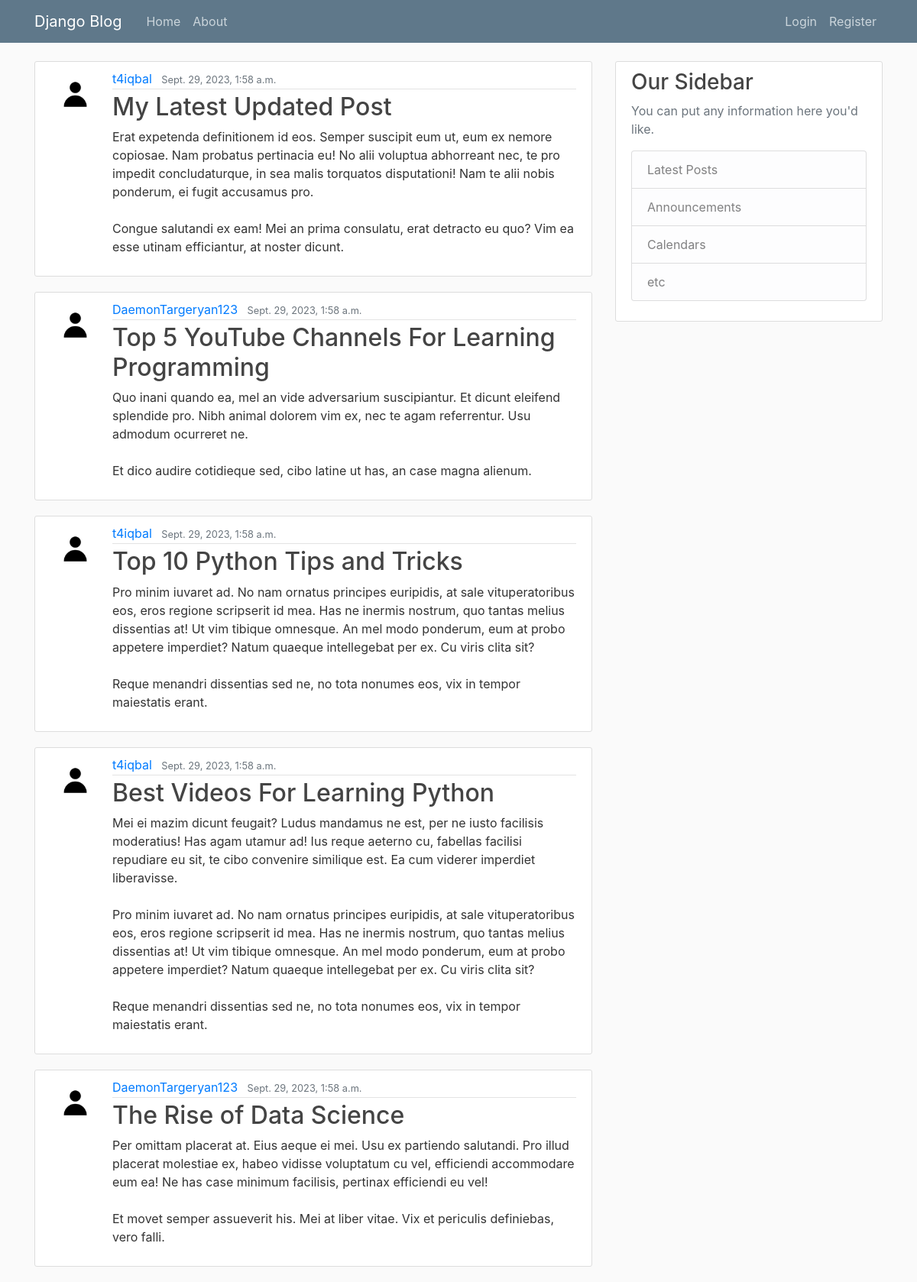
Before: / with the older database file.
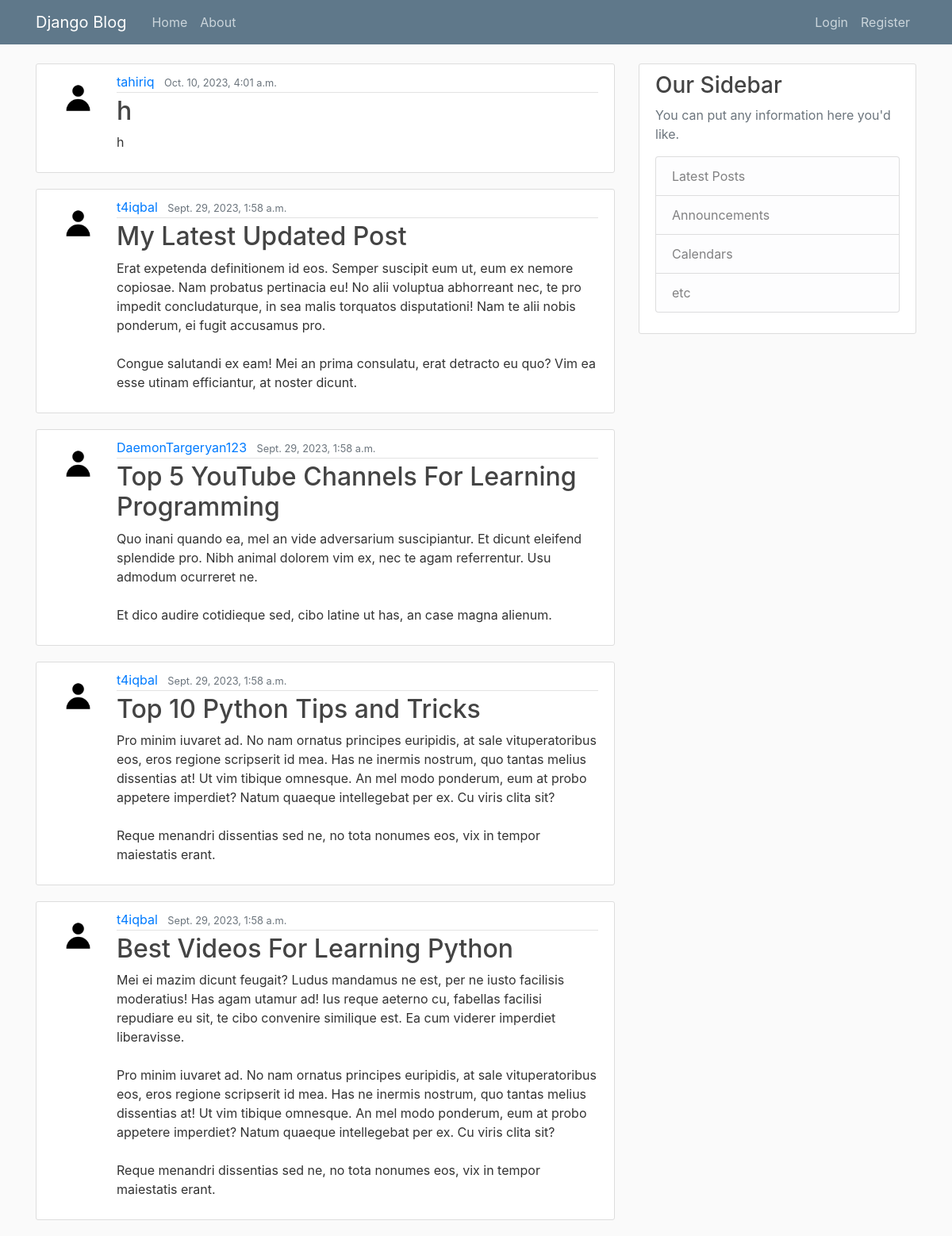
After: the same page with the newer database file.
### blog/models.py (models this page shows, shortened)
class Post(models.Model):
    title = models.CharField(max_length = 100)
    content = models.TextField()
    date_posted = models.DateTimeField(default = timezone.now)
    author = models.ForeignKey(User, on_delete = models.CASCADE)

### users/models.py (models this page shows, shortened)
class Profile(models.Model):
    user = models.OneToOneField(User, on_delete = models.CASCADE)
    image = models.ImageField(default = 'default-profile.jpg', upload_to = 'profile_pics')
    """
    def save(self, *args, **kwargs):
        super().save(*args, **kwargs)

        img = Image.open(self.image.path)

        if img.height > 300 or img.width > 300 :
            output_size = (300, 300)

            img.thumbnail(output_size)
            img.save(self.image.path)
            """

### blog/views.py (the view)
# urls.py: path('', PostListView.as_view(), name = 'blog-home' ),
class PostListView(ListView):
    model = Post
    template_name = 'blog/home.html'
    context_object_name = 'posts'
    ordering = ['-date_posted']
    paginate_by = 5

### blog/templates/blog/home.html
{% extends "blog/base.html" %}
{% block content %}
    {% for post in posts %}
    <article class="media content-section">
      <img class = "rounded-circle article-img" src = "{{post.author.profile.image.url}}">
        <div class="media-body">
          <div class="article-metadata">
            <a class="mr-2" href="#">{{ post.author }}</a>
            <small class="text-muted">{{ post.date_posted }}</small>
          </div>
          <h2><a class="article-title" href="{% url "post-detail" post.id %}">{{ post.title }}</a></h2>
          <p class="article-content">{{ post.content }}</p>
        </div>
      </article>
    {% endfor %}
{% endblock content %}

### blog/templates/blog/base.html (shortened to what this page needs)
{% load static %}
<!DOCTYPE html>
<html>
    <head>
        <link rel="stylesheet" href="https://cdn.jsdelivr.net/npm/bootstrap@4.0.0/dist/css/bootstrap.min.css">
        <link rel = "stylesheet" type= "text/css" href="{% static 'blog/main.css' %}" >
    </head>
    <body>
        <header class="site-header">
            <nav class="navbar navbar-expand-md navbar-dark bg-steel fixed-top">
              <div class="container">
                <a class="navbar-brand mr-4" href="{% url 'blog-home' %}">Django Blog</a>
                <div class="collapse navbar-collapse"  id="navbarToggle">
                  <div class="navbar-nav mr-auto">
                    <a class="nav-item nav-link" href="{% url 'blog-home' %}">Home</a>
                    <a class="nav-item nav-link" href="{% url 'blog-about' %}">About</a>
                  </div>
                  <div class="navbar-nav">
                    {% if user.is_authenticated %}
                      <a class="nav-item nav-link" href="{% url 'post-create' %}">New Post</a>
                      <a class="nav-item nav-link" href="{% url 'profile' %}">Profile</a>
                      <a class="nav-item nav-link" href="{% url 'logout' %}">Logout</a>
                    {% else %}
                      <a class="nav-item nav-link" href="{% url 'login' %}">Login</a>
                      <a class="nav-item nav-link" href="{% url 'register' %}">Register</a>
                    {% endif %}
                  </div>
                </div>
              </div>
            </nav>
          </header>
          <main role="main" class="container">
            <div class="row">
              <div class="col-md-8">
                {% block content %}{% endblock %}
              </div>
              <div class="col-md-4">
                <div class="content-section">
                  <h3>Our Sidebar</h3>
                  <p class='text-muted'>You can put any information here you'd like.
                    <ul class="list-group">
                      <li class="list-group-item list-group-item-light">Latest Posts</li>
                      <li class="list-group-item list-group-item-light">Announcements</li>
                      <li class="list-group-item list-group-item-light">Calendars</li>
                      <li class="list-group-item list-group-item-light">etc</li>
                    </ul>
                  </p>
                </div>
              </div>
            </div>
          </main>
    </body>
</html>

### blog/static/blog/main.css (style rules this page uses)
body { background: #fafafa; color: #333333; margin-top: 5rem; }
h1, h2, h3, h4, h5, h6 { color: #444444; }
ul { margin: 0; }
.bg-steel { background-color: #5f788a; }
.site-header .navbar-nav .nav-link { color: #cbd5db; }
.content-section { background: #ffffff; padding: 10px 20px; border: 1px solid #dddddd; border-radius: 3px; margin-bottom: 20px; }
.article-title { color: #444444; }
.article-content { white-space: pre-line; }
.article-img { height: 65px; width: 65px; margin-right: 16px; }
.article-metadata { padding-bottom: 1px; margin-bottom: 4px; border-bottom: 1px solid #e3e3e3 }

Changed rows visible on the page:
no longer on this page (row unchanged): Post: author.profile.image (placeholder picture), author "DaemonTargeryan123", date_posted "Sept. 29, 2023, 1:58 a.m.", title "The Rise of Data Science", content "Per omittam placerat at. Eius aeque ei mei. Usu ex partiendo salutandi. Pro illud placerat molestiae ex, habeo vidisse voluptatum cu vel, efficiendi accommodare eum ea! Ne has case minimum facilisis, pertinax efficiendi eu vel! Et movet semper assueverit his. Mei at liber vitae. Vix et periculis definiebas, vero falli."
added Post: author.profile.image (placeholder picture), author "tahiriq", date_posted "Oct. 10, 2023, 4:01 a.m.", title "h", content "h"
